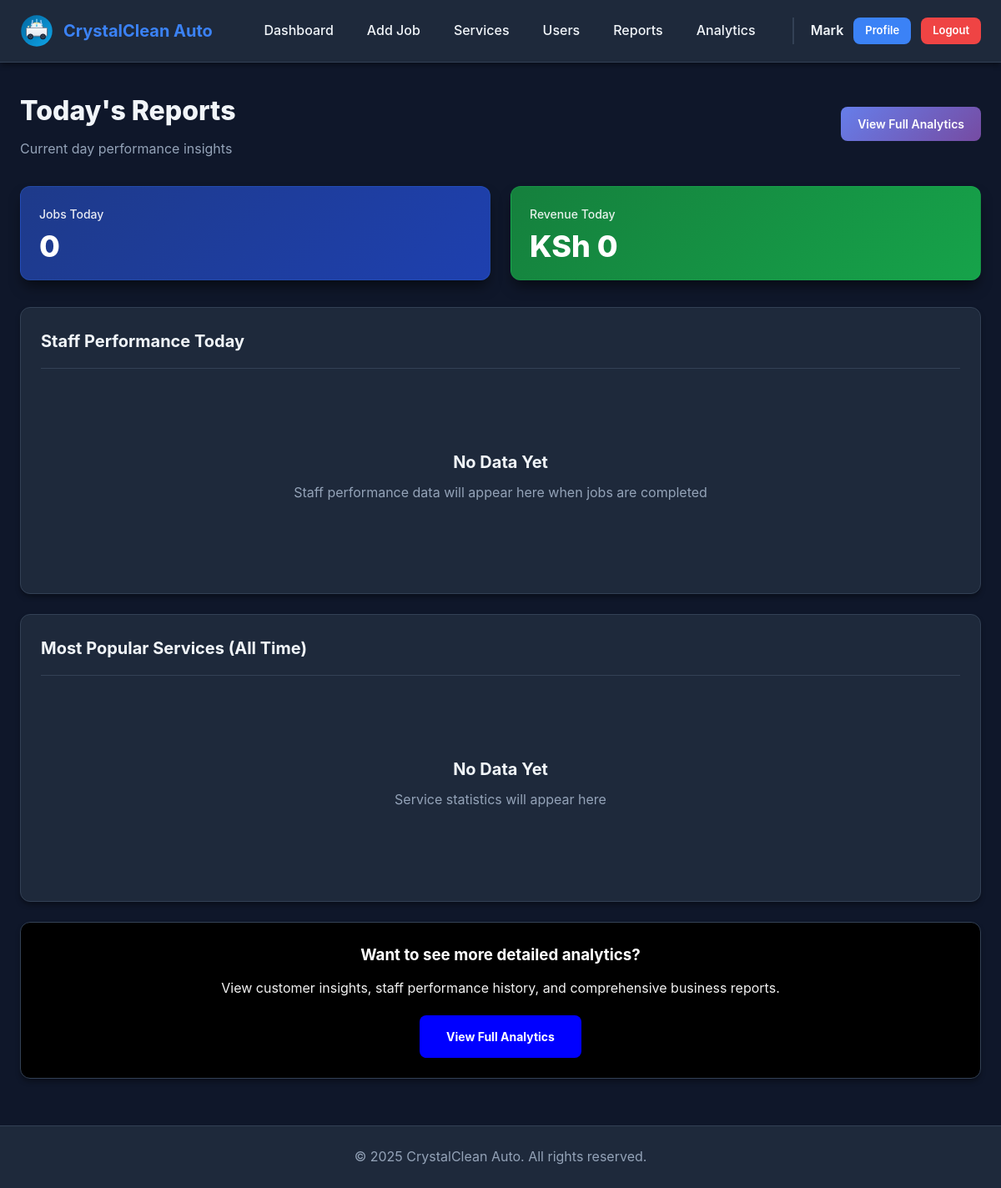
The app's page /reports (signed in), older data.
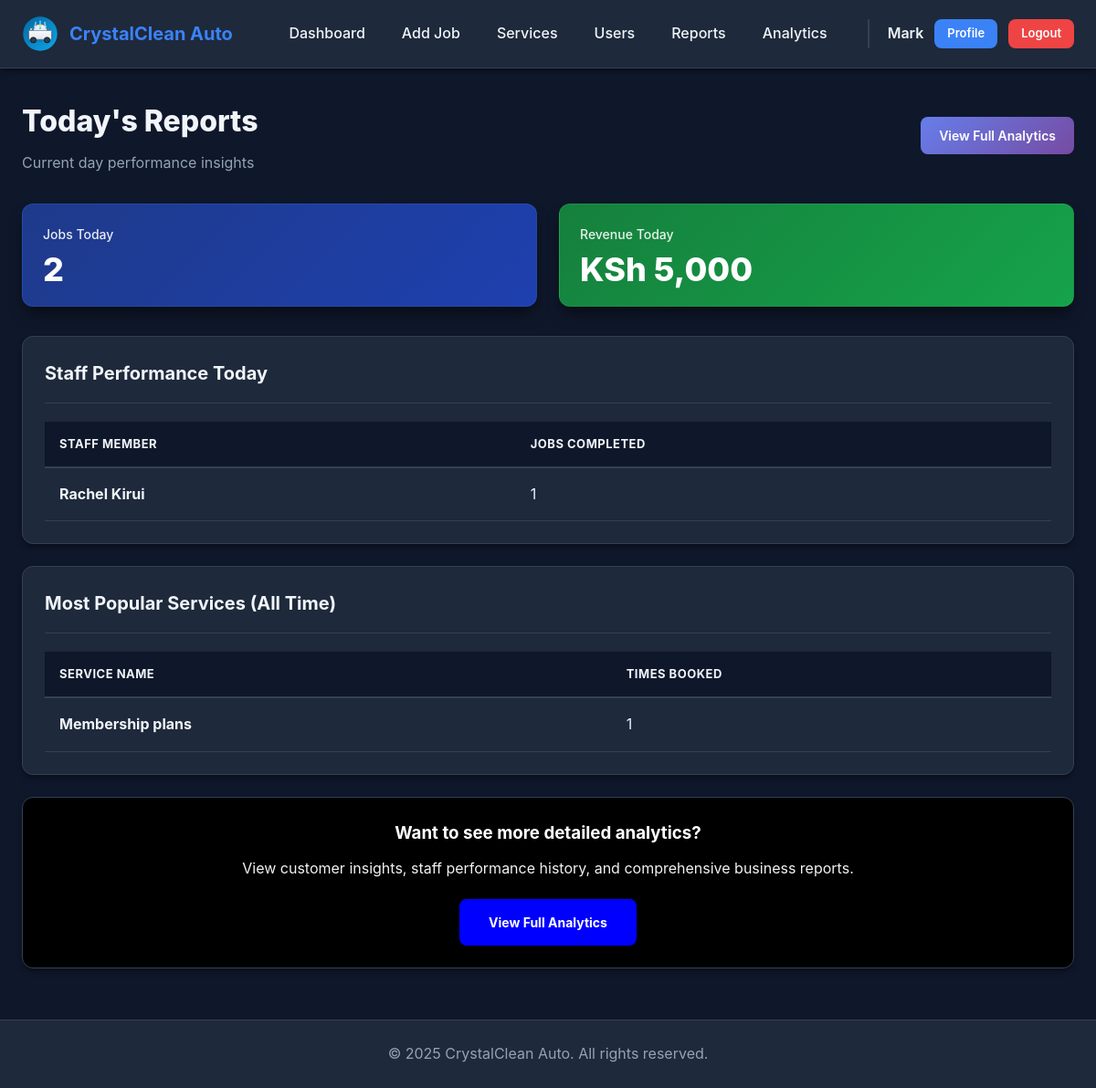
The same page, newer data.
### app/models.py (models this page shows, shortened)
class User(UserMixin, db.Model):
    __tablename__ = 'users'
    id = db.Column(db.Integer, primary_key=True)
    username = db.Column(db.String(80), unique=True, nullable=False, index=True)
    full_name = db.Column(db.String(120), nullable=False)
    email = db.Column(db.String(120), unique=True, nullable=False)
    password_hash = db.Column(db.String(255), nullable=False)
    role = db.Column(db.String(20), nullable=False, default='staff')  # 'admin' or 'staff'
    is_active = db.Column(db.Boolean, default=True)
    created_at = db.Column(db.DateTime, default=datetime.utcnow)
    cars = db.relationship('Car', backref='assigned_user', lazy='dynamic')
    notifications = db.relationship('Notification', backref='user', lazy='dynamic')

class Service(db.Model):
    __tablename__ = 'services'
    id = db.Column(db.Integer, primary_key=True)
    name = db.Column(db.String(100), unique=True, nullable=False)
    description = db.Column(db.Text)
    price = db.Column(db.Float, nullable=False)
    duration = db.Column(db.Integer, nullable=False)  # Duration in minutes
    is_active = db.Column(db.Boolean, default=True)
    created_at = db.Column(db.DateTime, default=datetime.utcnow)
    cars = db.relationship('Car', backref='service', lazy='dynamic')

### app/routes.py (the view)
@app.route('/reports')
@login_required
@admin_required
def reports():
    start_of_day_utc, end_of_day_utc = get_today_start_end_utc()
    daily_jobs = Car.query.filter(
        Car.time_in >= start_of_day_utc,
        Car.time_in <= end_of_day_utc
    ).count()
    completed_jobs_today = Car.query.filter(
        Car.status == 'Completed',
        Car.time_out != None,
        Car.time_out >= start_of_day_utc,
        Car.time_out <= end_of_day_utc
    ).all()
    daily_revenue = sum([job.service.price for job in completed_jobs_today])
    staff_performance = db.session.query(
        User.full_name,
        db.func.count(Car.id).label('jobs_completed')
    ).join(Car, User.id == Car.assigned_user_id).filter(
        User.role == 'staff',
        Car.status == 'Completed',
        Car.time_out != None,
        Car.time_out >= start_of_day_utc,
        Car.time_out <= end_of_day_utc
    ).group_by(User.id, User.full_name).all()
    popular_services = db.session.query(
        Service.name,
        db.func.count(Car.id).label('times_booked')
    ).join(Car).filter(
        Car.status == 'Completed'
    ).group_by(Service.id, Service.name).order_by(
        db.desc('times_booked')
    ).limit(5).all()
    return render_template('reports.html',
                         daily_jobs=daily_jobs,
                         daily_revenue=daily_revenue,
                         staff_performance=staff_performance,
                         popular_services=popular_services)

### app/models.py (called while the page is built)
@login_manager.user_loader
def load_user(user_id):
    return User.query.get(int(user_id))

### app/routes.py (called while the page is built)
def get_today_start_end_utc():
    now_kenya = datetime.utcnow() + timedelta(hours=3)
    today_kenya = now_kenya.date()
    start_of_day_kenya = datetime.combine(today_kenya, datetime.min.time())
    start_of_day_utc = start_of_day_kenya - timedelta(hours=3)
    end_of_day_kenya = datetime.combine(today_kenya, datetime.max.time())
    end_of_day_utc = end_of_day_kenya - timedelta(hours=3)
    return start_of_day_utc, end_of_day_utc

### app/utils.py (called while the page is built)
def admin_required(f):
    @wraps(f)
    def decorated_function(*args, **kwargs):
        if not current_user.is_authenticated:
            flash('Please log in to access this page.', 'error')
            return redirect(url_for('login'))
        if current_user.role != 'admin':
            flash('You do not have permission to access this page.', 'error')
            return redirect(url_for('staff_dashboard'))
        return f(*args, **kwargs)
    return decorated_function

### app/templates/reports.html (shortened to what this page needs)
{% extends "base.html" %}
{% block content %}
<div class="dashboard-header" style="margin-bottom: 32px;">
    <div>
        <h1 style="font-size: 32px; font-weight: 800; color: var(--text-dark);">Today's Reports</h1>
        <p style="color: var(--text-light); margin-top: 8px;">Current day performance insights</p>
    </div>
    <a href="{{ url_for('analytics') }}" class="btn btn-primary" style="background: linear-gradient(135deg, #667eea, #764ba2); border: none;">
         View Full Analytics
    </a>
</div>
<div class="stats-grid">
    <div class="stat-card">
        <div class="stat-label">Jobs Today</div>
        <div class="stat-value">{{ daily_jobs }}</div>
    </div>
    <div class="stat-card stat-success">
        <div class="stat-label">Revenue Today</div>
        <div class="stat-value">KSh {{ '{:,.0f}'.format(daily_revenue) }}</div>
    </div>
</div>
<div class="card">
    <div class="card-header">
        <h2 class="card-title">Staff Performance Today</h2>
    </div>
    <div class="card-body">
        {% if staff_performance %}
        <div class="table-responsive">
            <table class="table">
                <thead>
                    <tr>
                        <th>Staff Member</th>
                        <th>Jobs Completed</th>
                    </tr>
                </thead>
                <tbody>
                    {% for staff in staff_performance %}
                    <tr>
                        <td><strong>{{ staff[0] }}</strong></td>
                        <td>{{ staff[1] }}</td>
                    </tr>
                    {% endfor %}
                </tbody>
            </table>
        </div>
        {% else %}
        <div class="empty-state">
            <h3 class="empty-state-title">No Data Yet</h3>
            <p class="empty-state-text">Staff performance data will appear here when jobs are completed</p>
        </div>
        {% endif %}
    </div>
</div>
<div class="card">
    <div class="card-header">
        <h2 class="card-title">Most Popular Services (All Time)</h2>
    </div>
    <div class="card-body">
        {% if popular_services %}
        <div class="table-responsive">
            <table class="table">
                <thead>
                    <tr>
                        <th>Service Name</th>
                        <th>Times Booked</th>
                    </tr>
                </thead>
                <tbody>
                    {% for service in popular_services %}
                    <tr>
                        <td><strong>{{ service[0] }}</strong></td>
                        <td>{{ service[1] }}</td>
                    </tr>
                    {% endfor %}
                </tbody>
            </table>
        </div>
        {% else %}
        <div class="empty-state">
            <h3 class="empty-state-title">No Data Yet</h3>
            <p class="empty-state-text">Service statistics will appear here</p>
        </div>
        {% endif %}
    </div>
</div>
<div class="card" style="background-color: black; color: white; text-align: center;">
    <div class="card-body">
        <h3 style="color: white; margin-bottom: 12px;">Want to see more detailed analytics?</h3>
        <p style="opacity: 0.95; margin-bottom: 20px;">View customer insights, staff performance history, and comprehensive business reports.</p>
        <a href="{{ url_for('analytics') }}" class="btn" style="background-color: blue; color: white; font-weight: 700; padding: 15px 32px;">
            View Full Analytics
        </a>
    </div>
</div>
{% endblock %}

Row changes from the older to the newer data that the page shows:
added User: full_name "Rachel Kirui", is_active "1"
added Service: name "Membership plans", is_active "1"
Text that changed along with them:
{{ daily_jobs }}: "0" → "2"
{{ '{:,.0f}'.format(daily_revenue) }}: "0" → "5,000"
text no longer shown: "No Data Yet Staff performance data will appear here when jobs are completed No Data Yet Service statistics will appear here"
text now shown: "STAFF MEMBER JOBS COMPLETED SERVICE NAME TIMES BOOKED"
